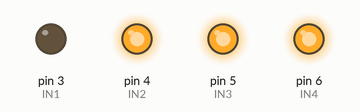
Recording of a sketch running on a simulated Arduino Uno, built with avr-gcc and run on an emulated ATmega328P. On the bench: output pins drawn as LEDs (lit = HIGH).

Above: at 1.0 s.
At 3.0 s:
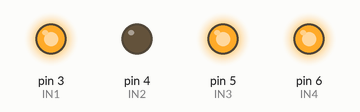
At 5.0 s:
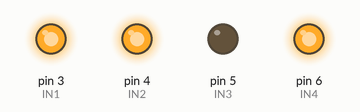
At 7.0 s:
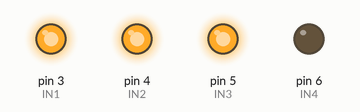
Timing chart, 0 to 10.4 s (numbered marks = the images above):
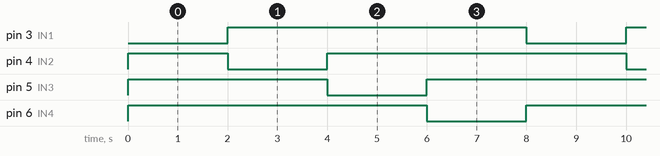

The sketch:

relaydefault.ino
```cpp
//the relays connect to
int IN1 = 3;
int IN2 = 4;
int IN3 = 5;
int IN4 = 6;
#define ON   0
#define OFF  1
void setup()
{
  relay_init();//initialize the relay
}

void loop() {
  //relay_SetStatus(ON, ON, ON,ON);//turn on all
  relay_SetStatus(ON, OFF, OFF,OFF);//turn on RELAY_1
  delay(2000);//delay 2s
  relay_SetStatus(OFF, ON, OFF,OFF);//turn on RELAY_2
  delay(2000);//delay 2s
  relay_SetStatus(OFF, OFF, ON,OFF);//turn on RELAY_3
  delay(2000);//delay 2s
  relay_SetStatus(OFF, OFF, OFF,ON);//turn on RELAY_3
  delay(2000);//delay 2s
}
void relay_init(void)//initialize the relay
{
  //set all the relays OUTPUT
  pinMode(IN1, OUTPUT);
  pinMode(IN2, OUTPUT);
  pinMode(IN3, OUTPUT);
  pinMode(IN4, OUTPUT);
  relay_SetStatus(OFF,OFF,OFF,OFF);//turn off all the relay
}
//set the status of relays
void relay_SetStatus( unsigned char status_1,  unsigned char status_2, unsigned char status_3,unsigned char status_4)
{
  digitalWrite(IN1, status_1);
  digitalWrite(IN2, status_2);
  digitalWrite(IN3, status_3);
  digitalWrite(IN4, status_4);

}
```

Measured:
- by itself, pin 3 (IN1), pin 4 (IN2), pin 5 (IN3), pin 6 (IN4): alternates HIGH for 6.0 s and LOW for 2.0 s
- by itself, everything shown: repeats every 8.0 s, in 4 steps
